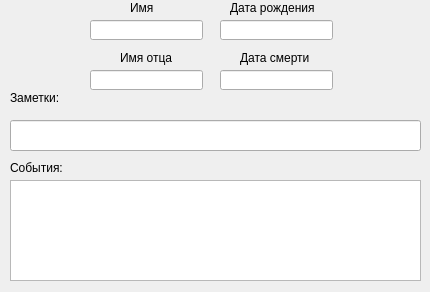
<?xml version="1.0" encoding="UTF-8"?>
<ui version="4.0">
 <class>Edit_person</class>
 <widget class="QDialog" name="Edit_person">
  <property name="windowModality">
   <enum>Qt::WindowModal</enum>
  </property>
  <property name="geometry">
   <rect>
    <x>0</x>
    <y>0</y>
    <width>430</width>
    <height>292</height>
   </rect>
  </property>
  <property name="sizePolicy">
   <sizepolicy hsizetype="Fixed" vsizetype="Fixed">
    <horstretch>0</horstretch>
    <verstretch>0</verstretch>
   </sizepolicy>
  </property>
  <property name="windowTitle">
   <string>Редактирование</string>
  </property>
  <property name="modal">
   <bool>true</bool>
  </property>
  <widget class="QLabel" name="label">
   <property name="geometry">
    <rect>
     <x>130</x>
     <y>0</y>
     <width>61</width>
     <height>16</height>
    </rect>
   </property>
   <property name="text">
    <string>Имя</string>
   </property>
  </widget>
  <widget class="QLabel" name="label_2">
   <property name="geometry">
    <rect>
     <x>120</x>
     <y>50</y>
     <width>61</width>
     <height>16</height>
    </rect>
   </property>
   <property name="text">
    <string>Имя отца</string>
   </property>
  </widget>
  <widget class="QLabel" name="label_3">
   <property name="geometry">
    <rect>
     <x>230</x>
     <y>0</y>
     <width>101</width>
     <height>16</height>
    </rect>
   </property>
   <property name="text">
    <string>Дата рождения</string>
   </property>
  </widget>
  <widget class="QLabel" name="label_4">
   <property name="geometry">
    <rect>
     <x>240</x>
     <y>50</y>
     <width>91</width>
     <height>16</height>
    </rect>
   </property>
   <property name="text">
    <string>Дата смерти</string>
   </property>
  </widget>
  <widget class="QLineEdit" name="lineEdit_name">
   <property name="geometry">
    <rect>
     <x>90</x>
     <y>20</y>
     <width>113</width>
     <height>20</height>
    </rect>
   </property>
  </widget>
  <widget class="QLineEdit" name="lineEdit_nameFather">
   <property name="geometry">
    <rect>
     <x>90</x>
     <y>70</y>
     <width>113</width>
     <height>20</height>
    </rect>
   </property>
  </widget>
  <widget class="QLineEdit" name="lineEdit_born">
   <property name="geometry">
    <rect>
     <x>220</x>
     <y>20</y>
     <width>113</width>
     <height>20</height>
    </rect>
   </property>
  </widget>
  <widget class="QLineEdit" name="lineEdit_die">
   <property name="geometry">
    <rect>
     <x>220</x>
     <y>70</y>
     <width>113</width>
     <height>20</height>
    </rect>
   </property>
  </widget>
  <widget class="QLineEdit" name="lineEdit_notes">
   <property name="geometry">
    <rect>
     <x>10</x>
     <y>120</y>
     <width>411</width>
     <height>31</height>
    </rect>
   </property>
  </widget>
  <widget class="QLabel" name="label_5">
   <property name="geometry">
    <rect>
     <x>10</x>
     <y>90</y>
     <width>71</width>
     <height>16</height>
    </rect>
   </property>
   <property name="text">
    <string>Заметки:</string>
   </property>
  </widget>
  <widget class="QPlainTextEdit" name="plainTextEdit">
   <property name="geometry">
    <rect>
     <x>10</x>
     <y>180</y>
     <width>411</width>
     <height>101</height>
    </rect>
   </property>
  </widget>
  <widget class="QLabel" name="label_6">
   <property name="geometry">
    <rect>
     <x>10</x>
     <y>160</y>
     <width>71</width>
     <height>16</height>
    </rect>
   </property>
   <property name="text">
    <string>События:</string>
   </property>
  </widget>
 </widget>
 <resources/>
 <connections/>
</ui>
